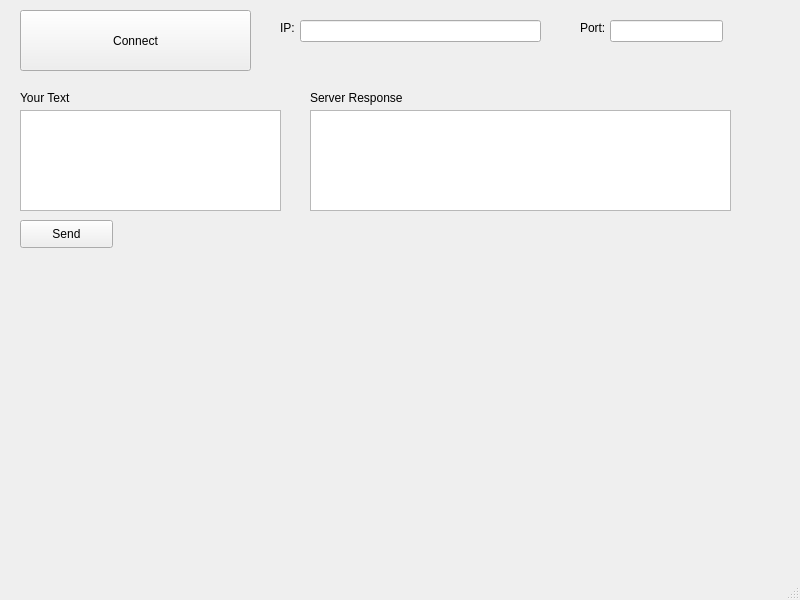
<?xml version="1.0" encoding="UTF-8"?>
<ui version="4.0">
 <class>clientWindow</class>
 <widget class="QMainWindow" name="clientWindow">
  <property name="geometry">
   <rect>
    <x>0</x>
    <y>0</y>
    <width>800</width>
    <height>600</height>
   </rect>
  </property>
  <property name="windowTitle">
   <string>clientWindow</string>
  </property>
  <widget class="QWidget" name="centralwidget">
   <widget class="QPushButton" name="connectButton">
    <property name="geometry">
     <rect>
      <x>20</x>
      <y>10</y>
      <width>231</width>
      <height>61</height>
     </rect>
    </property>
    <property name="styleSheet">
     <string notr="true"/>
    </property>
    <property name="text">
     <string>Connect</string>
    </property>
   </widget>
   <widget class="QLineEdit" name="portEdit">
    <property name="geometry">
     <rect>
      <x>610</x>
      <y>20</y>
      <width>113</width>
      <height>22</height>
     </rect>
    </property>
   </widget>
   <widget class="QLabel" name="labelPort">
    <property name="geometry">
     <rect>
      <x>580</x>
      <y>20</y>
      <width>55</width>
      <height>16</height>
     </rect>
    </property>
    <property name="text">
     <string>Port:</string>
    </property>
   </widget>
   <widget class="QTextEdit" name="requestEdit">
    <property name="geometry">
     <rect>
      <x>20</x>
      <y>110</y>
      <width>261</width>
      <height>101</height>
     </rect>
    </property>
   </widget>
   <widget class="QLabel" name="labelText">
    <property name="geometry">
     <rect>
      <x>20</x>
      <y>90</y>
      <width>101</width>
      <height>16</height>
     </rect>
    </property>
    <property name="text">
     <string>Your Text</string>
    </property>
   </widget>
   <widget class="QPushButton" name="sendButton">
    <property name="geometry">
     <rect>
      <x>20</x>
      <y>220</y>
      <width>93</width>
      <height>28</height>
     </rect>
    </property>
    <property name="text">
     <string>Send</string>
    </property>
   </widget>
   <widget class="QTextBrowser" name="responseBrowser">
    <property name="geometry">
     <rect>
      <x>310</x>
      <y>110</y>
      <width>421</width>
      <height>101</height>
     </rect>
    </property>
   </widget>
   <widget class="QLabel" name="labelResponse">
    <property name="geometry">
     <rect>
      <x>310</x>
      <y>90</y>
      <width>201</width>
      <height>16</height>
     </rect>
    </property>
    <property name="text">
     <string>Server Response</string>
    </property>
   </widget>
   <widget class="QLineEdit" name="ipEdit">
    <property name="geometry">
     <rect>
      <x>300</x>
      <y>20</y>
      <width>241</width>
      <height>22</height>
     </rect>
    </property>
   </widget>
   <widget class="QLabel" name="ipLabel">
    <property name="geometry">
     <rect>
      <x>280</x>
      <y>20</y>
      <width>55</width>
      <height>16</height>
     </rect>
    </property>
    <property name="text">
     <string>IP:</string>
    </property>
   </widget>
  </widget>
  <widget class="QMenuBar" name="menubar">
   <property name="geometry">
    <rect>
     <x>0</x>
     <y>0</y>
     <width>800</width>
     <height>26</height>
    </rect>
   </property>
  </widget>
  <widget class="QStatusBar" name="statusbar"/>
 </widget>
 <resources/>
 <connections/>
</ui>
